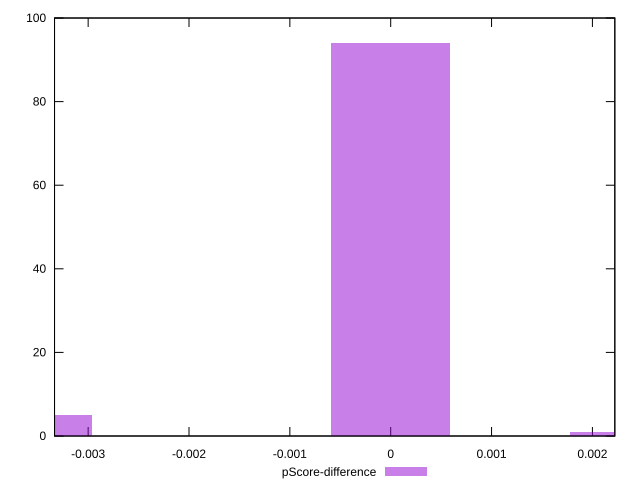

Generate this figure with gnuplot:
reset

$pScoreDifference <<EOF
0 94
-0.003550809876599787 5
0.002367206584399858 1
EOF

set key outside below
set boxwidth 0.001183603292199929
set xrange [-0.0033333333333334103:0.0022222222222222365]
set yrange [0:100]
set trange [0:100]
set style fill transparent solid 0.5 noborder
set terminal svg size 640, 490 enhanced background rgb 'white'
set output "report_00022_2021-02-20T12:08:46.964Z/uses-text-compression/samples/pages+cached+noadtech+nomedia/pScore-difference/histogram.svg"

plot $pScoreDifference title "pScore-difference" with boxes

reset
